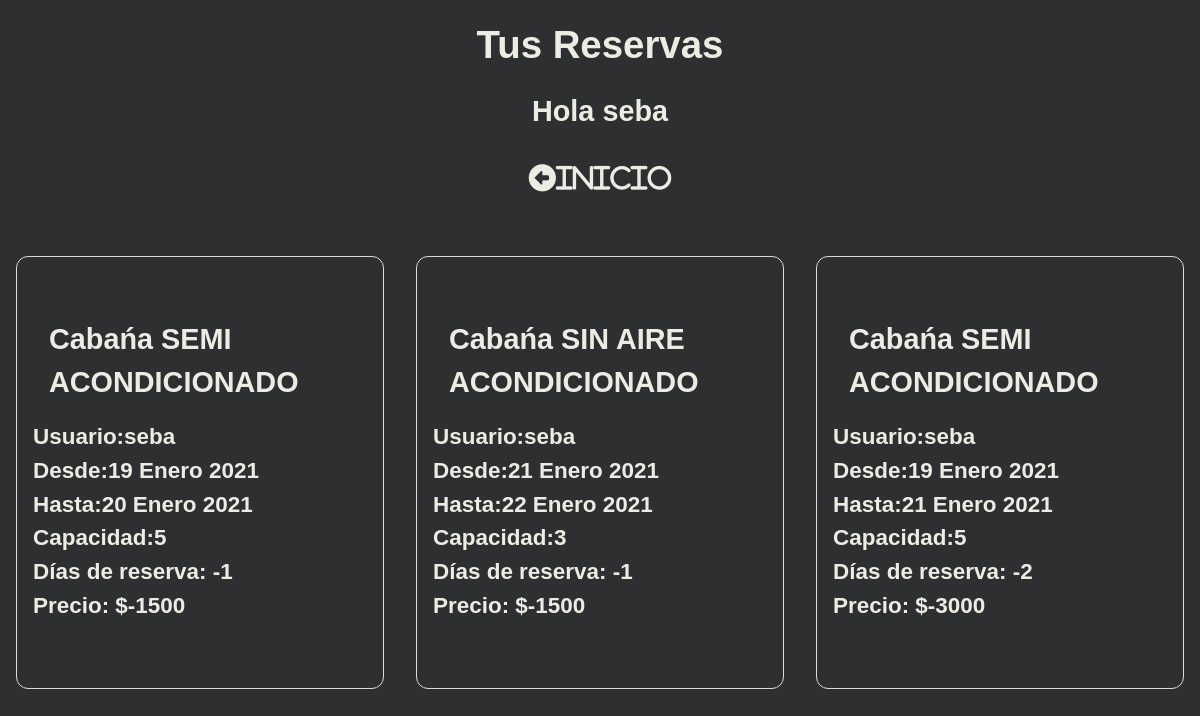
/booking_list (signed in), run on an earlier commit of the app's database.
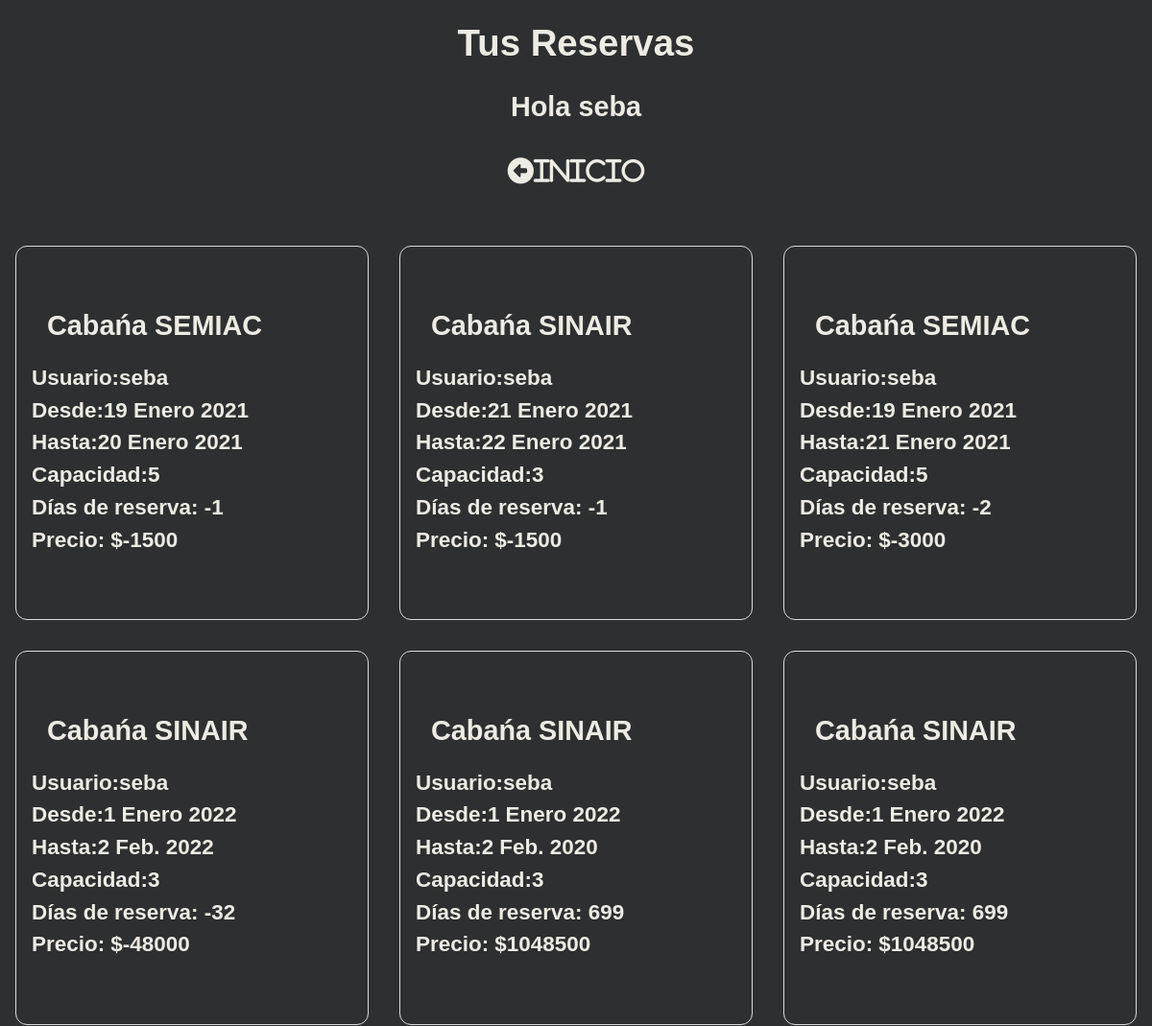
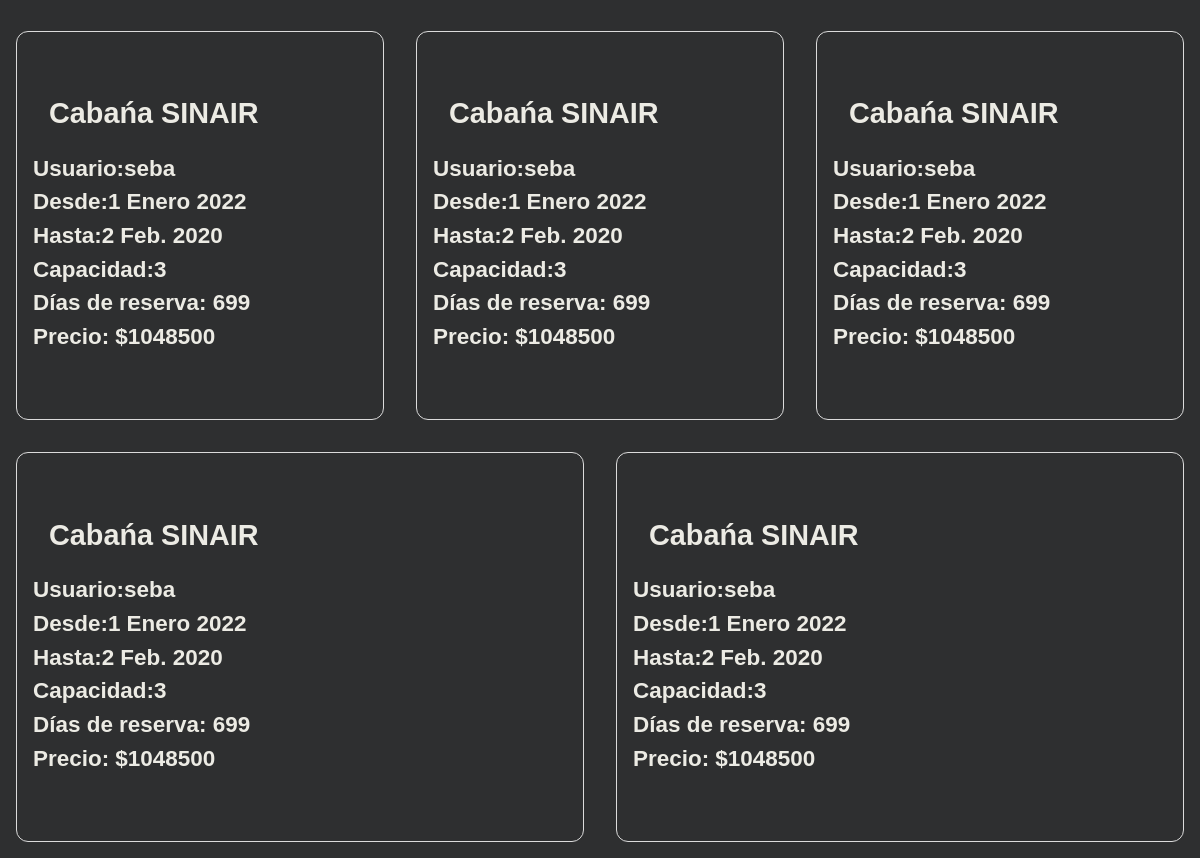
And on a later commit of the database (2 pictures, top to bottom).
### hotel/models.py (models this page shows, shortened)
class Booking(models.Model):
    user=models.ForeignKey(settings.AUTH_USER_MODEL, on_delete=models.CASCADE)
    apartment=models.ForeignKey(Apartment, on_delete=models.CASCADE)
    check_in=models.DateField(("Ingreso"), auto_now=False, auto_now_add=False)
    check_out=models.DateField(("Egreso"), auto_now=False, auto_now_add=False)
    def get_dias(self):
        reserva= (self.check_in - self.check_out)
        return reserva.days
    def get_total(self):
        precio_unit = self.apartment.precio
        reserva= (self.check_in - self.check_out)
        total= (reserva.days * precio_unit)
        return total
    def get_cancel_booking_url(self):
        return reverse_lazy('hotel:CancelBooking', args=[self.pk] )

class Apartment(models.Model):
    APARTMENT_CATEGORIES=(
        ('Saracura', 'Saracura'),
        ('Pa-caa', 'Pa-caa'),
    )
    number=models.IntegerField()
    category=models.CharField(max_length=10, choices=APARTMENT_CATEGORIES)
    rooms=models.IntegerField()
    beds=models.IntegerField()
    capacity=models.IntegerField()
    kitchen=models.BooleanField(default=False)
    garden=models.BooleanField(default=False)
    barbecue=models.BooleanField(default=False)
    garage=models.BooleanField(default=False)
    precio=models.IntegerField()
    description=models.CharField(max_length=500)
    front_img=models.ImageField(upload_to='hotel/static/hotel/images')
    gallery=models.ImageField(upload_to='hotel/static/hotel/images')

### hotel/views.py (the view)
# urls.py: path('booking_list', BookingList.as_view(), name='BookingList'),
class BookingList(ListView):
    model=Booking
    def get_queryset(self, *args, **kwargs):
        if self.request.user.is_staff:
            booking_list = Booking.objects.all()
            return booking_list
        else:
            booking_list= Booking.objects.filter(user=self.request.user)
            return booking_list

### hotel/templates/hotel/booking_list.html (shortened to what this page needs)
{% load static %}
<!DOCTYPE html>
<html lang="es">
<head>
    <link rel="stylesheet" href="{% static 'hotel/css/bookings.css' %}">
</head>
<body>
    <div class="content">
        <div class="headings">
            <h1> Tus Reservas</h1>
            <h2>Hola {{ user }}</h2>
        </div>
        <div class="home">
            <div class="home">
                <a href="{% url 'hotel:ApartmentList' %}"><i class="fas fa-arrow-alt-circle-left">Inicio</i></a>
            </div>
        </div>
        <div class="bookings">
            {% for booking in booking_list %}
            <div class="booking">
                <div class="category">
                    <h2>Cabańa {{booking.apartment.category}}</h2>
                </div>
                <div class="form">
                    <h3> Usuario:{{booking.user}}</h3>
                </div>
                <div class="form">
                    <h3> Desde:{{booking.check_in}}</h3>
                </div>
                <div class="form">
                    <h3> Hasta:{{booking.check_out}}</h3>
                </div>
                <div class="form">
                    <h3> Capacidad:{{booking.apartment.capacity}}</h3>
                </div>
                <div class="form">
                    <h3> Días de reserva: {{booking.get_dias}}</h3>
                </div>
                <div class="form">
                    <h3> Precio: ${{booking.get_total}}</h3>
                </div>
                <div class="cancel"><a href="{{ booking.get_cancel_booking_url }}" class="invisible"><i class="far fa-2x fa-times-circle">Cancelar Reserva</i></a></div>
            </div>
            {% endfor %}
        </div>
    </div>
</body>
</html>

What changed in the data, as far as the page shows it:
changed through a linked row, Booking "20 Enero 2021": apartment.category "SEMI ACONDICIONADO" → "SEMIAC"
changed through a linked row, Booking "22 Enero 2021": apartment.category "SIN AIRE ACONDICIONADO" → "SINAIR"
changed through a linked row, Booking (number 3 of 11 on the later page): apartment.category "SEMI ACONDICIONADO" → "SEMIAC"
added Booking: apartment.category "SINAIR", user "seba", check_in "1 Enero 2022", check_out "2 Feb. 2022", apartment.capacity "3", get_dias "-32", get_total "-48000"
added Booking: apartment.category "SINAIR", user "seba", check_in "1 Enero 2022", check_out "2 Feb. 2020", apartment.capacity "3", get_dias "699", get_total "1048500"
added Booking: apartment.category "SINAIR", user "seba", check_in "1 Enero 2022", check_out "2 Feb. 2020", apartment.capacity "3", get_dias "699", get_total "1048500"
added Booking: apartment.category "SINAIR", user "seba", check_in "1 Enero 2022", check_out "2 Feb. 2020", apartment.capacity "3", get_dias "699", get_total "1048500"
added Booking: apartment.category "SINAIR", user "seba", check_in "1 Enero 2022", check_out "2 Feb. 2020", apartment.capacity "3", get_dias "699", get_total "1048500"
added Booking: apartment.category "SINAIR", user "seba", check_in "1 Enero 2022", check_out "2 Feb. 2020", apartment.capacity "3", get_dias "699", get_total "1048500"
added Booking: apartment.category "SINAIR", user "seba", check_in "1 Enero 2022", check_out "2 Feb. 2020", apartment.capacity "3", get_dias "699", get_total "1048500"
added Booking: apartment.category "SINAIR", user "seba", check_in "1 Enero 2022", check_out "2 Feb. 2020", apartment.capacity "3", get_dias "699", get_total "1048500"
